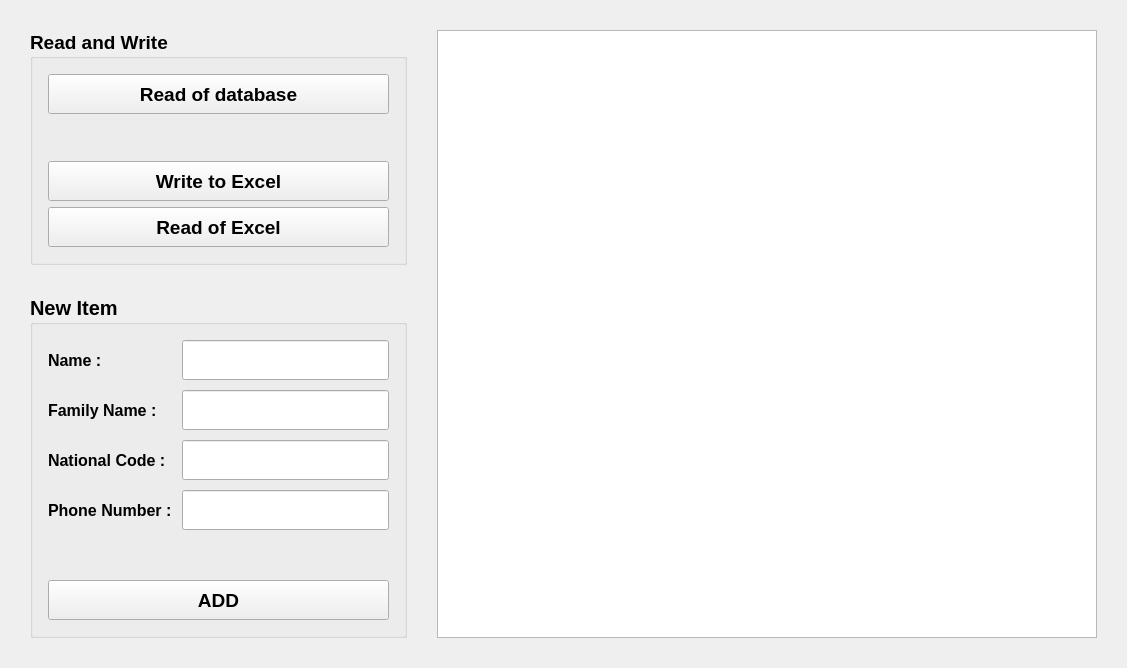
<?xml version="1.0" encoding="UTF-8"?>
<ui version="4.0">
 <class>MainWindow</class>
 <widget class="QMainWindow" name="MainWindow">
  <property name="geometry">
   <rect>
    <x>0</x>
    <y>0</y>
    <width>1127</width>
    <height>668</height>
   </rect>
  </property>
  <property name="font">
   <font>
    <pointsize>14</pointsize>
    <bold>true</bold>
   </font>
  </property>
  <property name="windowTitle">
   <string>MainWindow</string>
  </property>
  <widget class="QWidget" name="centralwidget">
   <layout class="QGridLayout" name="gridLayout" columnstretch="4,7">
    <property name="leftMargin">
     <number>30</number>
    </property>
    <property name="topMargin">
     <number>30</number>
    </property>
    <property name="rightMargin">
     <number>30</number>
    </property>
    <property name="bottomMargin">
     <number>30</number>
    </property>
    <property name="spacing">
     <number>30</number>
    </property>
    <item row="0" column="0">
     <widget class="QGroupBox" name="groupBox_2">
      <property name="title">
       <string>Read and Write</string>
      </property>
      <layout class="QVBoxLayout" name="verticalLayout">
       <property name="leftMargin">
        <number>15</number>
       </property>
       <property name="topMargin">
        <number>15</number>
       </property>
       <property name="rightMargin">
        <number>15</number>
       </property>
       <property name="bottomMargin">
        <number>15</number>
       </property>
       <item>
        <widget class="QPushButton" name="pb_readDB">
         <property name="minimumSize">
          <size>
           <width>0</width>
           <height>40</height>
          </size>
         </property>
         <property name="font">
          <font>
           <pointsize>14</pointsize>
           <bold>true</bold>
          </font>
         </property>
         <property name="text">
          <string>Read of database</string>
         </property>
        </widget>
       </item>
       <item>
        <spacer name="verticalSpacer_2">
         <property name="orientation">
          <enum>Qt::Vertical</enum>
         </property>
         <property name="sizeHint" stdset="0">
          <size>
           <width>20</width>
           <height>40</height>
          </size>
         </property>
        </spacer>
       </item>
       <item>
        <widget class="QPushButton" name="pb_writeExcel">
         <property name="minimumSize">
          <size>
           <width>0</width>
           <height>40</height>
          </size>
         </property>
         <property name="font">
          <font>
           <pointsize>14</pointsize>
           <bold>true</bold>
          </font>
         </property>
         <property name="text">
          <string>Write to Excel</string>
         </property>
        </widget>
       </item>
       <item>
        <widget class="QPushButton" name="pb_readExcel">
         <property name="minimumSize">
          <size>
           <width>0</width>
           <height>40</height>
          </size>
         </property>
         <property name="font">
          <font>
           <pointsize>14</pointsize>
           <bold>true</bold>
          </font>
         </property>
         <property name="text">
          <string>Read of Excel</string>
         </property>
        </widget>
       </item>
      </layout>
     </widget>
    </item>
    <item row="0" column="1" rowspan="2">
     <widget class="QTableView" name="tableView">
      <property name="font">
       <font>
        <pointsize>13</pointsize>
        <bold>true</bold>
       </font>
      </property>
      <attribute name="horizontalHeaderDefaultSectionSize">
       <number>140</number>
      </attribute>
     </widget>
    </item>
    <item row="1" column="0">
     <widget class="QGroupBox" name="groupBox">
      <property name="font">
       <font>
        <pointsize>15</pointsize>
        <bold>true</bold>
       </font>
      </property>
      <property name="title">
       <string>New Item</string>
      </property>
      <layout class="QGridLayout" name="gridLayout_2">
       <property name="leftMargin">
        <number>15</number>
       </property>
       <property name="topMargin">
        <number>15</number>
       </property>
       <property name="rightMargin">
        <number>15</number>
       </property>
       <property name="bottomMargin">
        <number>15</number>
       </property>
       <property name="spacing">
        <number>10</number>
       </property>
       <item row="1" column="1">
        <widget class="QLineEdit" name="le_fName">
         <property name="minimumSize">
          <size>
           <width>0</width>
           <height>40</height>
          </size>
         </property>
         <property name="font">
          <font>
           <pointsize>14</pointsize>
           <bold>true</bold>
          </font>
         </property>
        </widget>
       </item>
       <item row="3" column="0">
        <widget class="QLabel" name="label_4">
         <property name="font">
          <font>
           <pointsize>12</pointsize>
           <bold>true</bold>
          </font>
         </property>
         <property name="text">
          <string>Phone Number :</string>
         </property>
        </widget>
       </item>
       <item row="2" column="0">
        <widget class="QLabel" name="label_3">
         <property name="font">
          <font>
           <pointsize>12</pointsize>
           <bold>true</bold>
          </font>
         </property>
         <property name="text">
          <string>National Code :</string>
         </property>
        </widget>
       </item>
       <item row="0" column="0">
        <widget class="QLabel" name="label">
         <property name="font">
          <font>
           <pointsize>12</pointsize>
           <bold>true</bold>
          </font>
         </property>
         <property name="text">
          <string>Name :</string>
         </property>
        </widget>
       </item>
       <item row="3" column="1">
        <widget class="QLineEdit" name="le_phone">
         <property name="minimumSize">
          <size>
           <width>0</width>
           <height>40</height>
          </size>
         </property>
         <property name="font">
          <font>
           <pointsize>14</pointsize>
           <bold>true</bold>
          </font>
         </property>
        </widget>
       </item>
       <item row="0" column="1">
        <widget class="QLineEdit" name="le_name">
         <property name="minimumSize">
          <size>
           <width>0</width>
           <height>40</height>
          </size>
         </property>
         <property name="font">
          <font>
           <pointsize>14</pointsize>
           <bold>true</bold>
          </font>
         </property>
        </widget>
       </item>
       <item row="1" column="0">
        <widget class="QLabel" name="label_2">
         <property name="font">
          <font>
           <pointsize>12</pointsize>
           <bold>true</bold>
          </font>
         </property>
         <property name="text">
          <string>Family Name :</string>
         </property>
        </widget>
       </item>
       <item row="5" column="0" colspan="2">
        <widget class="QPushButton" name="pb_add">
         <property name="minimumSize">
          <size>
           <width>0</width>
           <height>40</height>
          </size>
         </property>
         <property name="font">
          <font>
           <pointsize>14</pointsize>
           <bold>true</bold>
          </font>
         </property>
         <property name="text">
          <string>ADD</string>
         </property>
        </widget>
       </item>
       <item row="2" column="1">
        <widget class="QLineEdit" name="le_nCode">
         <property name="minimumSize">
          <size>
           <width>0</width>
           <height>40</height>
          </size>
         </property>
         <property name="font">
          <font>
           <pointsize>14</pointsize>
           <bold>true</bold>
          </font>
         </property>
        </widget>
       </item>
       <item row="4" column="0" colspan="2">
        <spacer name="verticalSpacer">
         <property name="font">
          <font>
           <pointsize>12</pointsize>
           <bold>true</bold>
          </font>
         </property>
         <property name="orientation">
          <enum>Qt::Vertical</enum>
         </property>
         <property name="sizeHint" stdset="0">
          <size>
           <width>20</width>
           <height>40</height>
          </size>
         </property>
        </spacer>
       </item>
      </layout>
     </widget>
    </item>
   </layout>
  </widget>
  <widget class="QMenuBar" name="menubar">
   <property name="geometry">
    <rect>
     <x>0</x>
     <y>0</y>
     <width>1127</width>
     <height>31</height>
    </rect>
   </property>
  </widget>
 </widget>
 <tabstops>
  <tabstop>tableView</tabstop>
  <tabstop>pb_readDB</tabstop>
  <tabstop>pb_writeExcel</tabstop>
  <tabstop>pb_readExcel</tabstop>
  <tabstop>le_name</tabstop>
  <tabstop>le_fName</tabstop>
  <tabstop>le_nCode</tabstop>
  <tabstop>le_phone</tabstop>
  <tabstop>pb_add</tabstop>
 </tabstops>
 <resources/>
 <connections/>
</ui>
